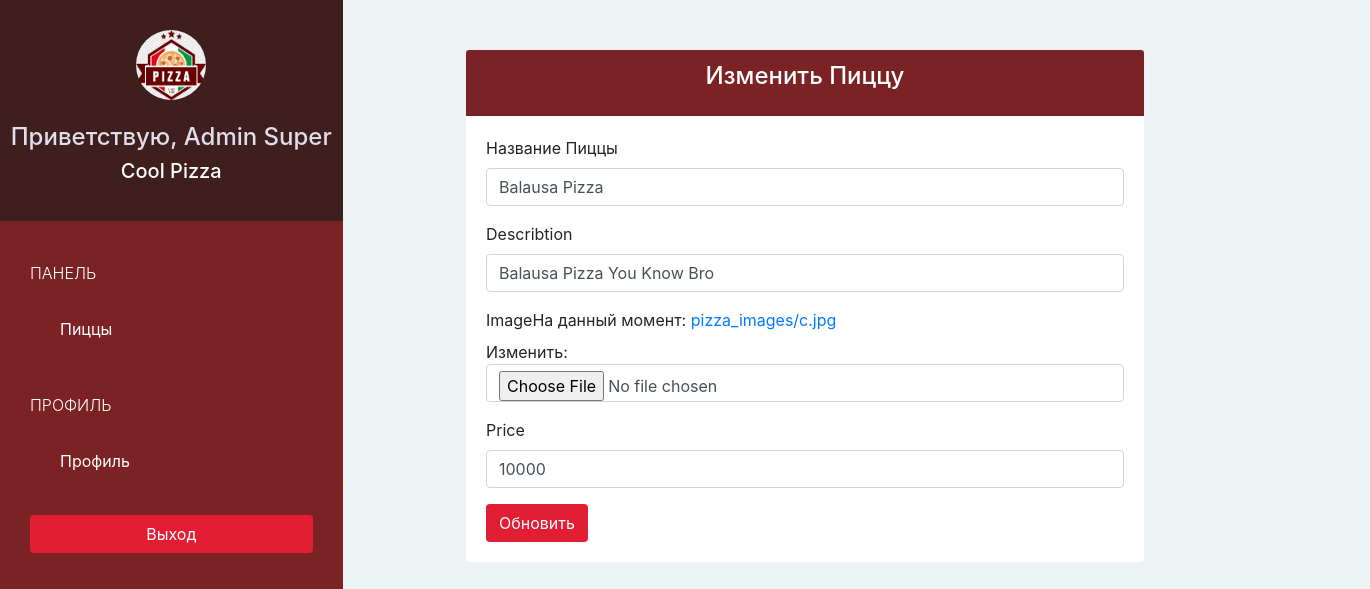
Page /pizzashop/pizza/edit/6/ (signed in) on the committed database.
### pizzashopapp/models.py (models this page shows, shortened)
class PizzaShop(models.Model):
    owner = models.OneToOneField(User, on_delete=models.CASCADE, related_name='pizzashop')
    name = models.CharField(max_length=40, verbose_name='Название')
    phone = models.CharField(max_length=20, verbose_name='Телефон')
    address = models.CharField(max_length=40, verbose_name='Адресс')
    logo = models.ImageField(upload_to='pizzashop_logo/', blank=False)

class Pizza(models.Model):
    pizzashop = models.ForeignKey(PizzaShop, on_delete=models.CASCADE)
    name = models.CharField(max_length=50, verbose_name='Название Пиццы')
    describtion = models.CharField(max_length=100)
    image = models.ImageField(upload_to='pizza_images/', blank=False)
    price = models.IntegerField(default=0)

### pizzashopapp/views.py (the view)
# urls.py: url(r'^pizzashop/pizza/edit/(?P<pizza_id>\d+)/$', views.pizzashop_edit_pizza, name='pizzashop-edit-pizza'),
@login_required(login_url='/pizzashop/sign_in/')
def pizzashop_edit_pizza(request,pizza_id):
    pizza_form = PizzaForm(instance=Pizza.objects.get(id=pizza_id))
    if request.method=='POST':
        pizza_form = PizzaForm(request.POST,request.FILES,instance=Pizza.objects.get(id=pizza_id))
        if pizza_form.is_valid():
            pizza=pizza_form.save()
            return redirect(pizzashop_pizza)
    return render(request, 'pizzashop/edit_pizza.html',{
        'pizza_form':pizza_form
    })

### pizzashopapp/forms.py
class PizzaForm(forms.ModelForm):
    class Meta:
        model = Pizza
        fields = ('name', 'describtion', 'image', 'price')

### pizzashopapp/templates/pizzashop/edit_pizza.html (shortened to what this page needs)
{% extends 'pizzashop/base.html' %}
{% load bootstrap4 %}
{% block page %}
   <div class="offset-lg-5 col-lg-8"  style="margin-left: 0">
    <div class="card">
      <div class="card-header bg-ruby">
        <h4 class="card-title text-center text-white">
          Изменить Пиццу
        </h4>
      </div>
      <div class="card-body">
        <form method="POST" enctype="multipart/form-data">
          {% bootstrap_form pizza_form %}
          <button type="submit" class="btn btn-red">Обновить</button>
        </form>
      </div>
    </div>
  </div>
{% endblock %}

### pizzashopapp/templates/pizzashop/base.html (shortened to what this page needs)
{% extends 'base.html' %}
{% block sidebar %}
{% url 'pizzashop-pizza' as pizzashop_pizza_url %}
{% url 'pizzashop-account' as pizzashop_account_url %}
  <div class="text-center">
    <img class="rounded-circle" src="{{ MEDIA_URL }}{{ request.user.pizzashop.logo }}" width="70" height="70">
    <br>
    <br>
    <h4>Приветствую, {{ request.user.get_full_name }}</h4>
    <h5>{{ request.user.pizzashop.name }}</h5>
  </div>
  <div class="list-group">
    <span class="text-uppercase">Панель</span>
    <a href="{% url 'pizzashop-pizza' %}"
       class="list-group-item {% if request.path == pizzashop_pizza_url %} active {% endif %}">Пиццы</a>
    <span class="text-uppercase">Профиль</span>
    <a href="{% url 'pizzashop-account' %}"
       class="list-group-item {% if request.path == pizzashop_account_url %} active {% endif %}">Профиль</a>
  </div>
  <div class="text-center">
    <a href="{% url 'sign-out' %}?next={{ request.path }}" class="btn btn-red">Выход</a>
  </div>
{% endblock %}

### pizzashopapp/static/css/style.css (style rules this page uses)
body { padding-top: 50px; background-color: #EDF2F5; overflow: auto; }
.bg-ruby { background-color: #7B2324; }
.text-white { color: white; }
.btn-red { color: white; background-color: #E21E35; }
.sidebar > div:first-child { padding: 30px 10px; font-weight: bold; font-size: 15px; background-color: #3F1E1E; }
.sidebar > div:first-child > h4 { color: #E0DEEB; }
.sidebar > div:first-child > h5 { color: #FFFFFF; }
.sidebar .list-group { padding: 0; background-color: #7B2324; }
.sidebar .list-group > span { color: white; display: block; margin-top: 20px; padding: 20px 30px; font-size: 16px; font-weight: 300; }
.sidebar .list-group .list-group-item, .sidebar .list-group .list-group-item:focus { background-color: #7B2324; color: white; border: 0; padding-left: 60px; padding-right: 30px; }
.sidebar > div:last-child { padding: 30px; }
.sidebar > div:last-child .btn { width: 100%; }
.content .card { border: none; }

### rows in the picture
Pizza: name "Balausa Pizza", describtion "Balausa Pizza You Know Bro", price "10000"

### other values in the picture
{{ request.user.get_full_name }} "Admin Super"
{{ request.user.pizzashop.name }} "Cool Pizza"
